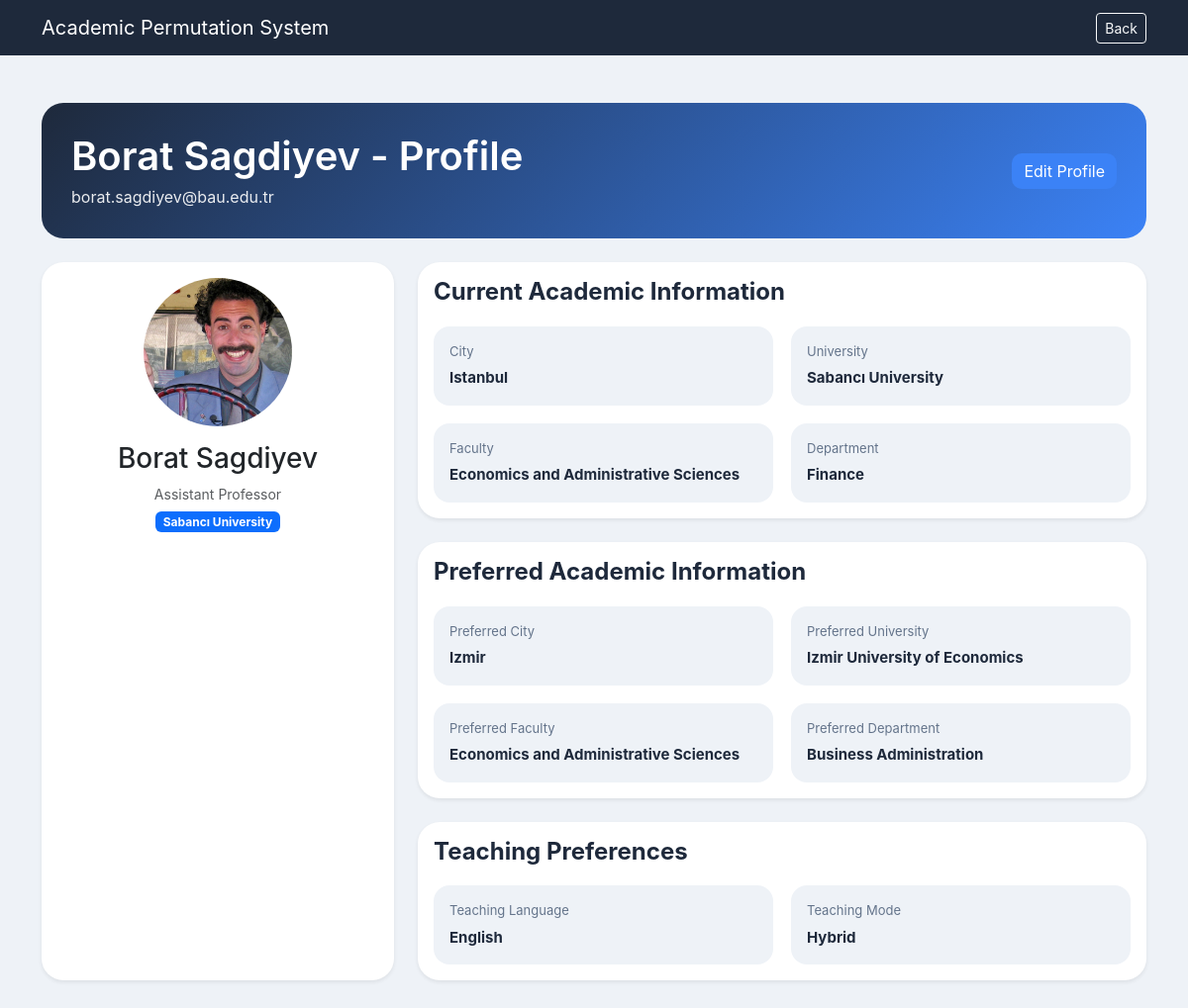
Page /profile/61 (signed in) on the committed database.
### tables this page shows
CREATE TABLE "users" (
	"id"	INTEGER,
	"email"	TEXT,
	"name"	TEXT NOT NULL,
	"rank"	TEXT NOT NULL,
	"department"	TEXT NOT NULL,
	"current_faculty"	TEXT,
	"current_university"	TEXT NOT NULL,
	"current_city"	TEXT NOT NULL,
	"preferred_faculty"	TEXT,
	"preferred_department"	TEXT,
	"preferred_university"	TEXT NOT NULL,
	"preferred_city"	TEXT NOT NULL,
	"teaching_language"	TEXT,
	"teaching_mode"	TEXT,
	"profile_picture"	TEXT,
	PRIMARY KEY("id" AUTOINCREMENT)
);

### app.py (the view)
@app.route("/profile/<int:user_id>")
def profile(user_id):
    if not is_logged_in():
        return redirect("/login")
    conn = sqlite3.connect("database.db")
    conn.row_factory = sqlite3.Row
    cursor = conn.cursor()
    cursor.execute("SELECT * FROM users WHERE id = ?", (user_id,))
    user = cursor.fetchone()
    conn.close()
    if user is None:
        return "User not found"
    return render_template(
        "profile.html",
        user=user,
        t=get_translations(),
        lang=get_language()
    )

### app.py (called while the page is built)
def is_logged_in():
    return "email" in session

def get_language():
    return session.get("language", "en")

def get_translations():
    lang = get_language()
    return translations.get(lang, translations["en"])

### templates/profile.html (shortened to what this page needs)
<!DOCTYPE html>
<html lang="en">
<head>
    <link href="https://cdn.jsdelivr.net/npm/bootstrap@5.3.3/dist/css/bootstrap.min.css" rel="stylesheet">
    <link rel="stylesheet" href="{{ url_for('static', filename='style.css') }}">
</head>
<body>
<nav class="navbar navbar-dark">
    <div class="container d-flex justify-content-between align-items-center">
        <a class="navbar-brand" href="/dashboard">Academic Permutation System</a>
        <a href="javascript:history.back()" class="btn btn-outline-light btn-sm">
    Back
</a>
    </div>
</nav>
<div class="container py-5">
    <div class="profile-header mb-4">
        <div>
            <h1>{{ user["name"] }} - {{ t["profile"] }}</h1>
            <p>{{ user['email'] }}</p>
        </div>
       {% if session.email == user["email"] %}
<a href="/edit-profile/{{ user['id'] }}" class="btn btn-primary">
    {{ t["edit_profile"] }}
</a>
{% endif %}
    </div>
    <div class="row g-4">
        <div class="col-lg-4">
            <div class="card profile-card shadow-sm h-100">
                <div class="card-body text-center">
                    {% if user['profile_picture'] %}
    <img src="{{ url_for('static', filename=user['profile_picture']) }}"
         class="profile-avatar-image"
         alt="Profile Picture">
{% else %}
    <div class="profile-avatar">
        {{ user['name'][0]|upper }}
    </div>
{% endif %}
                    <h3 class="mt-3">{{ user['name'] }}</h3>
                    <p class="text-muted mb-1">{{ user['rank'] }}</p>
                    <span class="badge bg-primary">{{ user['current_university'] }}</span>
                </div>
            </div>
        </div>
        <div class="col-lg-8">
            <div class="card shadow-sm profile-card">
                <div class="card-body">
                    <h4 class="section-title">{{ t["current_academic_info"] }}</h4>
                    <div class="info-grid">
                        <div>
                            <span>City</span>
                            <strong>{{ user['current_city'] }}</strong>
                        </div>
                        <div>
                            <span>University</span>
                            <strong>{{ user['current_university'] }}</strong>
                        </div>
                        <div>
                            <span>Faculty</span>
                            <strong>{{ user['current_faculty'] }}</strong>
                        </div>
                        <div>
                            <span>Department</span>
                            <strong>{{ user['department'] }}</strong>
                        </div>
                    </div>
                </div>
            </div>
            <div class="card shadow-sm profile-card mt-4">
                <div class="card-body">
                    <h4 class="section-title">{{ t["preferred_academic_info"] }}</h4>
                    <div class="info-grid">
                        <div>
                            <span>Preferred City</span>
                            <strong>{{ user['preferred_city'] }}</strong>
                        </div>
                        <div>
                            <span>Preferred University</span>
                            <strong>{{ user['preferred_university'] }}</strong>
                        </div>
                        <div>
                            <span>Preferred Faculty</span>
                            <strong>{{ user['preferred_faculty'] }}</strong>
                        </div>
                        <div>
                            <span>Preferred Department</span>
                            <strong>{{ user['preferred_department'] }}</strong>
                        </div>
                    </div>
                </div>
            </div>
            <div class="card shadow-sm profile-card mt-4">
                <div class="card-body">
                    <h4 class="section-title">{{ t["teaching_preferences"] }}</h4>
                    <div class="info-grid">
                        <div>
                            <span>Teaching Language</span>
                            <strong>{{ user['teaching_language'] }}</strong>
                        </div>
                        <div>
                            <span>Teaching Mode</span>
                            <strong>{{ user['teaching_mode'] }}</strong>
                        </div>
                    </div>
                </div>
            </div>
        </div>
    </div>
</div>
</body>
</html>

### static/style.css (style rules this page uses)
body { font-family: -apple-system, BlinkMacSystemFont, "Segoe UI", Roboto, sans-serif; background-color: #eef2f7; color: #1e293b; }
.navbar { background: #1e293b !important; }
h1, h2, h4 { font-weight: 600; color: #1e293b; }
.card { border: none; border-radius: 18px; transition: all 0.2s ease; }
.card-body p { margin-bottom: 6px; font-size: 14px; }
.btn-primary { background-color: #3b82f6; border: none; border-radius: 10px; }
.profile-header { background: linear-gradient(135deg, #1e293b, #3b82f6); color: white; border-radius: 22px; padding: 30px; display: flex; justify-content: space-between; align-items: center; }
.profile-header h1 { color: white; margin-bottom: 5px; }
.profile-header p { margin-bottom: 0; opacity: 0.9; }
.profile-card { border-radius: 22px; background-color: white; }
.section-title { color: #1e293b; margin-bottom: 20px; font-weight: 700; }
.info-grid { display: grid; grid-template-columns: repeat(2, 1fr); gap: 18px; }
.info-grid div { background-color: #eef2f7; padding: 16px; border-radius: 16px; }
.info-grid span { display: block; font-size: 13px; color: #64748b; margin-bottom: 4px; }
.info-grid strong { color: #1e293b; font-size: 15px; }
.row.g-4 { --bs-gutter-y: 1.25rem; }
.profile-avatar-image { width: 150px; height: 150px; border-radius: 50%; object-fit: cover; display: block; margin: 0 auto; }

### rows in the picture
users: name "Borat Sagdiyev", email "borat.sagdiyev@bau.edu.tr", profile_picture (picture), rank "Assistant Professor", current_university "Sabancı University", current_city "Istanbul", current_faculty "Economics and Administrative Sciences", department "Finance", preferred_city "Izmir", preferred_university "Izmir University of Economics", preferred_faculty "Economics and Administrative Sciences", preferred_department "Business Administration", teaching_language "English", teaching_mode "Hybrid"

### other values in the picture
{{ t["profile"] }} "Profile"
{{ t["edit_profile"] }} "Edit Profile"
{{ t["current_academic_info"] }} "Current Academic Information"
{{ t["preferred_academic_info"] }} "Preferred Academic Information"
{{ t["teaching_preferences"] }} "Teaching Preferences"
